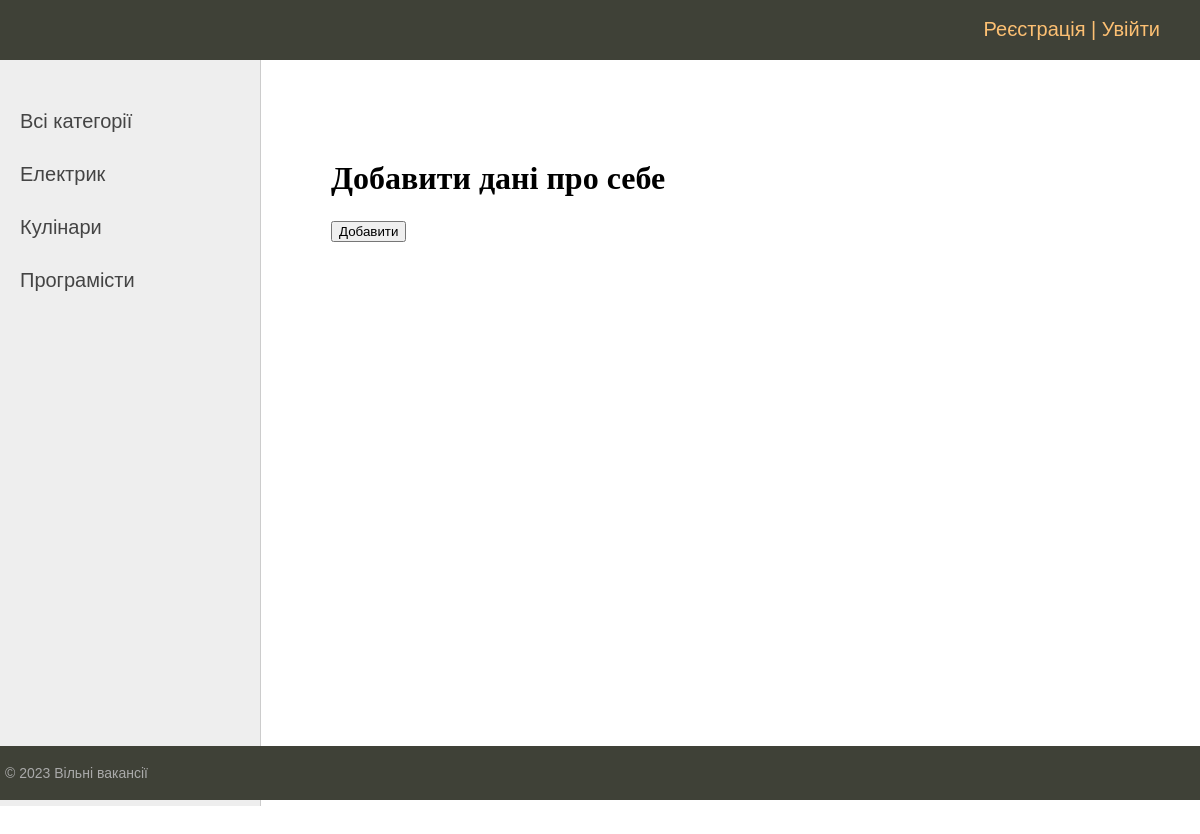
The app's page /post/1/ with its own data.
### vacancies/models.py (models this page shows, shortened)
class Profession(models.Model):
    name = models.CharField(max_length=100, db_index=True, verbose_name='Професія')
    def get_absolute_url(self):
        return  reverse('profession', kwargs={'pr_id': self.pk})
    class Meta:
        verbose_name = 'Професія'
        verbose_name_plural ='Професія'
        ordering = ['id']

### vacancies/views.py (the view)
# urls.py: path('post/<int:post_id>/', show_post, name='post'),
def show_post(request, post_id):
    post = get_object_or_404(Vacancies, pk=post_id)
    context = {
        'post': post,
        'menu': menu,
        'title': post.posada,
        'cat_selected': post.pr_id,
    }
    return render(request, 'vacancies/post.html', {'title': 'Добавити дані про себе'})

### vacancies/templatetags/vacancies_tag.py (called while the page is built)
@register.inclusion_tag('vacancies/list_categories.html')
def show_profession(sort:None, cat_selected=0):
    if not sort:
        cats = Profession.objects.all()
    else:
        cats = Profession.objects.order_by(sort)
    return {"cats": cats, "cat_selected": cat_selected}

### vacancies/templates/vacancies/post.html (shortened to what this page needs)
{% extends 'vacancies/base.html' %}
{% block vumogu %}
<h1>{{title}}</h1>
<form action="{% url 'about' %}" method="post">
    <button type="submit">Добавити</button>
</form>
{% endblock %}

### vacancies/templates/vacancies/list_categories.html
	{% for pr in cats %}
		{% if pr.pk == cat_selected %}
		<li class="selected">{{pr.name}}</li>
		{% else %}
		<li><a href="{{ pr.get_absolute_url }}">{{pr.name}}</a> </li>
		{% endif %}
		{% endfor %}

### vacancies/static/vacancies/css/styles.css (style rules this page uses)
html, body { font-family: 'Arial'; margin: 0; padding: 0; height: 100%; width: 100%; color: #444; }
a { color: #0059b2; text-decoration: none; }
.left-chapters ul li { margin: 30px 0 0 0; color: #999; }
.left-chapters ul li a { color: #444; text-decoration: none; }
.content-text h1 { font-size: 32px; }

### records on screen
Profession: name "Електрик"
Profession: name "Кулінари"
Profession: name "Програмісти"

### other values on screen
{{ title }} "Добавити дані про себе"
